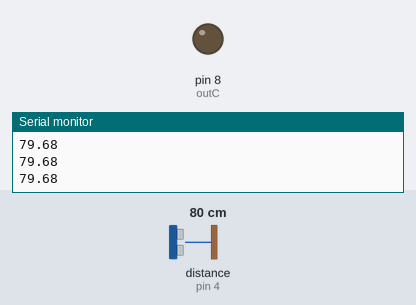
A sketch run on a simulated Arduino Uno, built with avr-gcc and run on an emulated ATmega328P. Parts: output pins drawn as LEDs (lit = HIGH), the last lines printed to the serial monitor. Wiring (inferred from the names in the program): ultrasonic range finder: trigger pin 3; echo pin 4. Inputs (shaded band) come from the test bench; at power-on: distance to the obstacle (sensor on pin 4) 80 cm. The echo pulse lasts 58.3 µs per cm; pins used as bus, display or sensor lines are not drawn.

Above: at 1.2 s.
1.3 s: distance to the obstacle (sensor on pin 4) set to 2 cm
At 2.3 s:
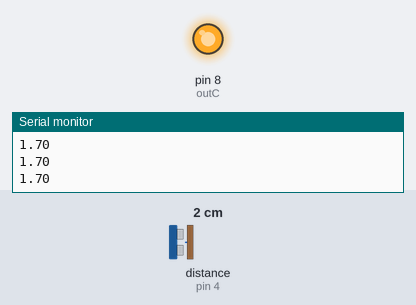
2.8 s: distance to the obstacle (sensor on pin 4) set to 18 cm
At 3.4 s:
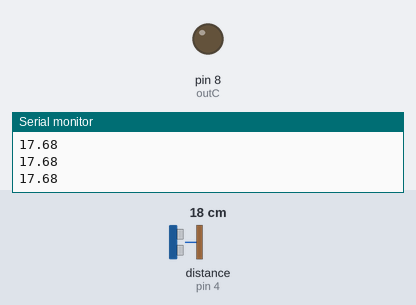
4.3 s: distance to the obstacle (sensor on pin 4) set to 4 cm
At 5.7 s:
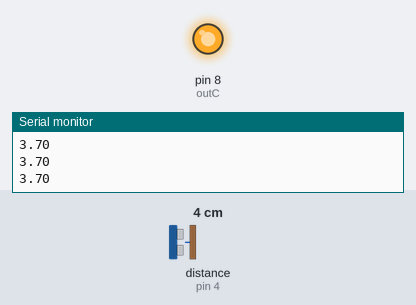
Timing chart, 0 to 7.3 s (numbered marks = the images above; inputs shaded):
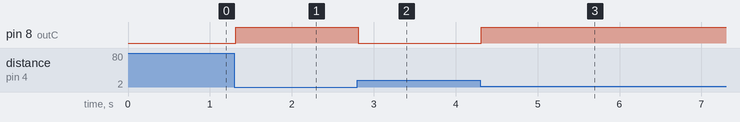

The sketch:

Intruder_alarm_project_with_buzzer_alone.ino
```cpp
  #define echo 4
  #define trig 3
  #define outC 8// Buzzer

  float  duration; // time taken by the pulse to return back
  float  distance; // oneway distance travelled by the pulse
  const int intruderDistance = 10;  // the minimum distance

  void setup() {

    pinMode(trig, OUTPUT);
    pinMode(echo, INPUT);

    pinMode(outC, OUTPUT);
    digitalWrite(outC, LOW);

    Serial.begin(9600);

  }

  void loop() {

    time_Measurement();
    distance = (float)duration * (0.0343) / 2;   // calculate the oneway distance travelled by the pulse
    Serial.println(distance);
    alarm_condition();

  }

  void time_Measurement()
  { // function to measure the time taken by the pulse to return back
    digitalWrite(trig, LOW);
    delayMicroseconds(2);

    digitalWrite(trig, HIGH);
    delayMicroseconds(10);
    digitalWrite(trig, LOW);

    duration = pulseIn(echo, HIGH);
  }
  void alarm_condition()
  { //function to execute the output commands based on the sensor input
    if(distance<=intruderDistance)
    {
      analogWrite(outC,200);}
    else
    {
       analogWrite(outC,0);
       }
  }
```

Measured:
- after the input at 1.3 s, pin 8 (outC): LOW → HIGH at once
- after the input at 2.8 s, pin 8 (outC): HIGH → LOW at once
- after the input at 4.3 s, pin 8 (outC): LOW → HIGH at once
